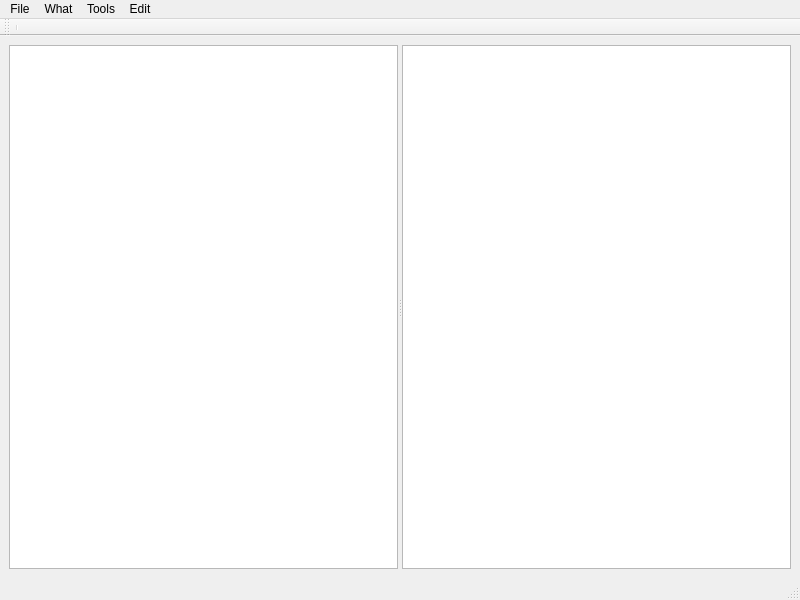
<?xml version="1.0" encoding="UTF-8"?>
<ui version="4.0">
 <class>MainWindow</class>
 <widget class="QMainWindow" name="MainWindow">
  <property name="geometry">
   <rect>
    <x>0</x>
    <y>0</y>
    <width>800</width>
    <height>600</height>
   </rect>
  </property>
  <property name="windowTitle">
   <string>MainWindow</string>
  </property>
  <widget class="QWidget" name="centralwidget">
   <layout class="QHBoxLayout" name="horizontalLayout">
    <item>
     <widget class="QSplitter" name="splitter">
      <property name="orientation">
       <enum>Qt::Horizontal</enum>
      </property>
      <widget class="QGraphicsView" name="graphicsView"/>
      <widget class="QGraphicsView" name="graphicsView_2"/>
     </widget>
    </item>
   </layout>
  </widget>
  <widget class="QMenuBar" name="menubar">
   <property name="geometry">
    <rect>
     <x>0</x>
     <y>0</y>
     <width>800</width>
     <height>21</height>
    </rect>
   </property>
   <widget class="QMenu" name="menuFile">
    <property name="title">
     <string>File</string>
    </property>
   </widget>
   <widget class="QMenu" name="menuWhat">
    <property name="title">
     <string>What</string>
    </property>
   </widget>
   <widget class="QMenu" name="menuTool">
    <property name="title">
     <string>Tools</string>
    </property>
    <addaction name="actionChange_Color"/>
   </widget>
   <widget class="QMenu" name="menuEdit">
    <property name="title">
     <string>Edit</string>
    </property>
   </widget>
   <addaction name="menuFile"/>
   <addaction name="menuWhat"/>
   <addaction name="menuTool"/>
   <addaction name="menuEdit"/>
  </widget>
  <widget class="QStatusBar" name="statusbar"/>
  <widget class="QToolBar" name="toolBar">
   <property name="windowTitle">
    <string>toolBar</string>
   </property>
   <attribute name="toolBarArea">
    <enum>TopToolBarArea</enum>
   </attribute>
   <attribute name="toolBarBreak">
    <bool>false</bool>
   </attribute>
   <addaction name="separator"/>
  </widget>
  <action name="action_Colors">
   <property name="text">
    <string>&amp;Colors</string>
   </property>
  </action>
  <action name="actionChange_Color">
   <property name="text">
    <string>Change Color</string>
   </property>
  </action>
 </widget>
 <resources/>
 <connections>
  <connection>
   <sender>actionChange_Color</sender>
   <signal>triggered()</signal>
   <receiver>MainWindow</receiver>
   <slot>changeColor()</slot>
   <hints>
    <hint type="sourcelabel">
     <x>-1</x>
     <y>-1</y>
    </hint>
    <hint type="destinationlabel">
     <x>399</x>
     <y>299</y>
    </hint>
   </hints>
  </connection>
 </connections>
 <slots>
  <slot>changeColor()</slot>
 </slots>
</ui>
